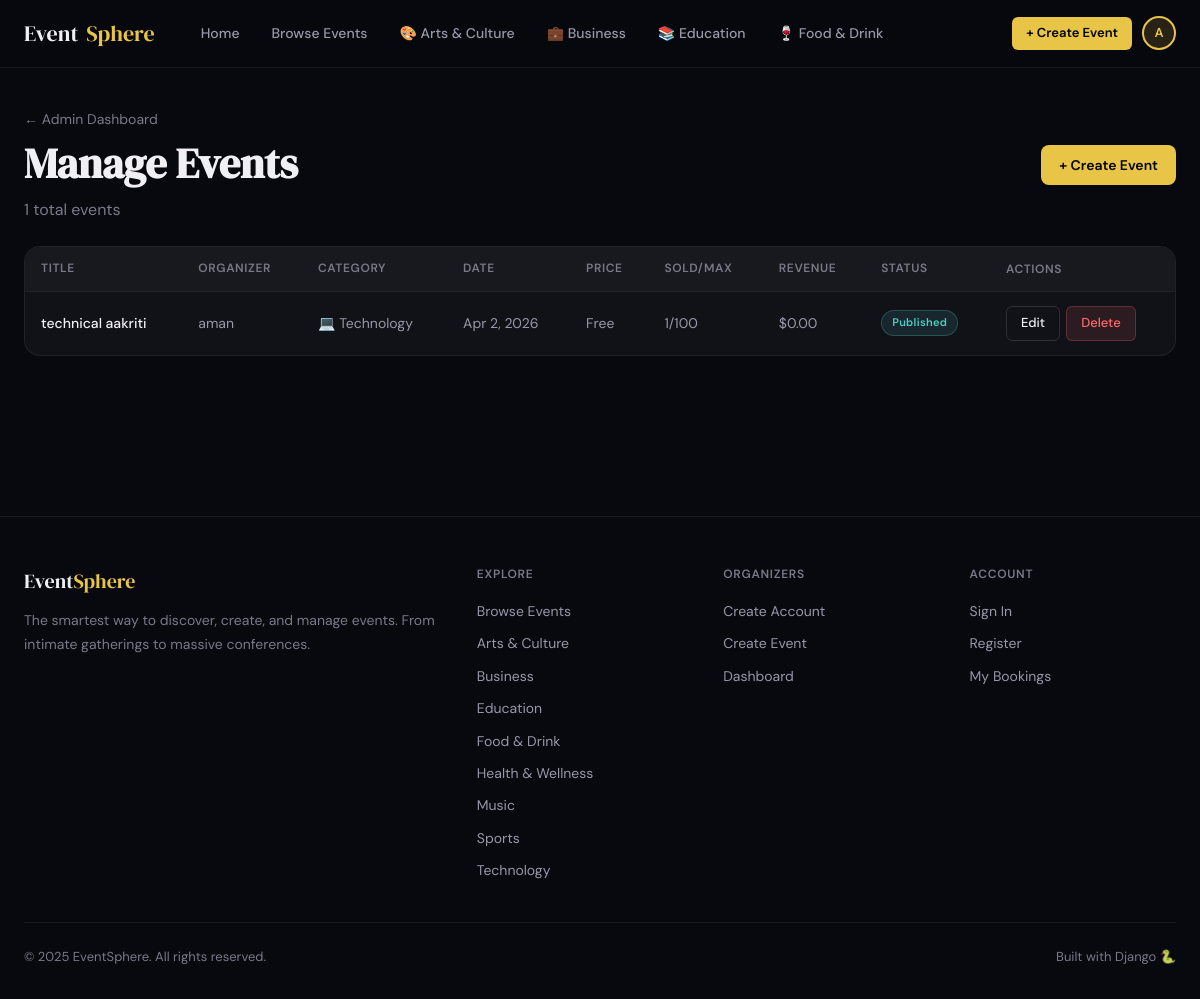
Screenshot of /dashboard/admin/events/ (signed in) with the database file from the repository.
### events/models.py (models this page shows, shortened)
class Category(models.Model):
    name = models.CharField(max_length=100, unique=True)
    slug = models.SlugField(unique=True)
    icon = models.CharField(max_length=50, default='🎪')
    color = models.CharField(max_length=7, default='#e8c547')
    class Meta:
        verbose_name_plural = 'Categories'
        ordering = ['name']

class Event(models.Model):
    STATUS_CHOICES = [
        ('draft', 'Draft'),
        ('published', 'Published'),
        ('cancelled', 'Cancelled'),
        ('completed', 'Completed'),
    ]
    id = models.UUIDField(primary_key=True, default=uuid.uuid4, editable=False)
    organizer = models.ForeignKey(settings.AUTH_USER_MODEL, on_delete=models.CASCADE, related_name='events')
    title = models.CharField(max_length=200)
    slug = models.SlugField(max_length=220, unique=True, blank=True)
    description = models.TextField()
    category = models.ForeignKey(Category, on_delete=models.SET_NULL, null=True, related_name='events')
    image = models.ImageField(upload_to='event_images/', blank=True, null=True)
    location = models.CharField(max_length=300)
    venue_name = models.CharField(max_length=200, blank=True)
    date = models.DateField()
    time = models.TimeField()
    end_time = models.TimeField(blank=True, null=True)
    ticket_price = models.DecimalField(max_digits=10, decimal_places=2, default=0.00)
    max_attendees = models.PositiveIntegerField(default=100)
    available_tickets = models.PositiveIntegerField(default=100)
    status = models.CharField(max_length=20, choices=STATUS_CHOICES, default='published')
    is_featured = models.BooleanField(default=False)
    created_at = models.DateTimeField(auto_now_add=True)
    updated_at = models.DateTimeField(auto_now=True)
    class Meta:
        ordering = ['date', 'time']
    def tickets_sold(self):
        return self.max_attendees - self.available_tickets
    def revenue(self):
        return self.tickets_sold() * self.ticket_price

### accounts/models.py (models this page shows, shortened)
class User(AbstractUser):
    ROLE_CHOICES = [
        ('user', 'User'),
        ('organizer', 'Organizer'),
        ('admin', 'Admin'),
    ]
    role = models.CharField(max_length=20, choices=ROLE_CHOICES, default='user')
    phone = models.CharField(max_length=20, blank=True)
    bio = models.TextField(blank=True)
    avatar = models.ImageField(upload_to='avatars/', blank=True, null=True)
    organization = models.CharField(max_length=200, blank=True)
    is_verified = models.BooleanField(default=False)
    created_at = models.DateTimeField(auto_now_add=True)
    @property
    def is_organizer(self):
        return self.role == 'organizer'
    @property
    def is_admin_user(self):
        return self.role == 'admin' or self.is_superuser

### dashboard/views.py (the view)
    def wrapper(request, *args, **kwargs):
        if not request.user.is_authenticated:
            return redirect('accounts:login')
        if not request.user.is_admin_user:
            messages.error(request, "Access denied. Admin account required.")
            return redirect('home')
        return view_func(request, *args, **kwargs)

### dashboard/views.py (called while the page is built)
def admin_required(view_func):
    def wrapper(request, *args, **kwargs):
        if not request.user.is_authenticated:
            return redirect('accounts:login')
        if not request.user.is_admin_user:
            messages.error(request, "Access denied. Admin account required.")
            return redirect('home')
        return view_func(request, *args, **kwargs)
    return wrapper

@admin_required
def admin_events(request):
    events = Event.objects.select_related('organizer', 'category').order_by('-created_at')
    return render(request, 'dashboard/admin_events.html', {'events': events})

### events/context_processors.py (called while the page is built)
def categories(request):
    return {'all_categories': Category.objects.all()}

### templates/dashboard/admin_events.html (shortened to what this page needs)
{% extends 'base.html' %}
{% block content %}
<div class="container" style="padding-top:40px;padding-bottom:80px;">
  <div class="flex-between mb-6">
    <div>
      <a href="{% url 'dashboard:admin_dashboard' %}" style="color:var(--text-muted);font-size:14px;display:flex;align-items:center;gap:6px;margin-bottom:8px;">← Admin Dashboard</a>
      <h1 class="page-title">Manage Events</h1>
      <p class="page-subtitle">{{ events.count }} total events</p>
    </div>
    <a href="{% url 'events:create' %}" class="btn btn-primary">+ Create Event</a>
  </div>
  <div class="card">
    <div class="table-wrap" style="border:none;">
      <table>
        <thead><tr><th>Title</th><th>Organizer</th><th>Category</th><th>Date</th><th>Price</th><th>Sold/Max</th><th>Revenue</th><th>Status</th><th>Actions</th></tr></thead>
        <tbody>
          {% for event in events %}
          <tr>
            <td><a href="{% url 'events:detail' event.pk %}" style="font-weight:500;">{{ event.title|truncatechars:30 }}</a></td>
            <td>{{ event.organizer.username }}</td>
            <td>{% if event.category %}{{ event.category.icon }} {{ event.category.name }}{% else %}—{% endif %}</td>
            <td>{{ event.date|date:"M j, Y" }}</td>
            <td>{% if event.ticket_price == 0 %}Free{% else %}${{ event.ticket_price }}{% endif %}</td>
            <td>{{ event.tickets_sold }}/{{ event.max_attendees }}</td>
            <td>${{ event.revenue }}</td>
            <td>
              <span class="badge {% if event.status == 'published' %}badge-teal{% elif event.status == 'draft' %}badge-gray{% elif event.status == 'cancelled' %}badge-red{% else %}badge-orange{% endif %}">
                {{ event.status|capfirst }}
              </span>
            </td>
            <td style="display:flex;gap:6px;">
              <a href="{% url 'events:edit' event.pk %}" class="btn btn-outline btn-sm">Edit</a>
              <a href="{% url 'events:delete' event.pk %}" class="btn btn-danger btn-sm">Delete</a>
            </td>
          </tr>
          {% endfor %}
        </tbody>
      </table>
    </div>
  </div>
</div>
{% endblock %}

### templates/base.html (shortened to what this page needs)
<!DOCTYPE html>
<html lang="en">
<head>
</head>
<body>
<nav class="nav">
  <div class="nav-inner">
    <a href="{% url 'home' %}" class="nav-logo">Event<span>Sphere</span></a>
    <div class="nav-links">
      <a href="{% url 'home' %}" class="nav-link">Home</a>
      <a href="{% url 'events:list' %}" class="nav-link">Browse Events</a>
      {% for cat in all_categories %}
        {% if forloop.counter <= 4 %}
          <a href="{% url 'events:by_category' cat.slug %}" class="nav-link">{{ cat.icon }} {{ cat.name }}</a>
        {% endif %}
      {% endfor %}
    </div>
    <div class="nav-actions">
      {% if user.is_authenticated %}
        {% if user.is_organizer or user.is_superuser %}
          <a href="{% url 'events:create' %}" class="btn btn-primary btn-sm">+ Create Event</a>
        {% endif %}
        <div class="dropdown">
          <div class="nav-avatar">{{ user.first_name|first|upper }}{{ user.last_name|first|upper }}</div>
        </div>
      {% else %}
        <a href="{% url 'accounts:login' %}" class="btn btn-ghost btn-sm">Login</a>
        <a href="{% url 'accounts:register' %}" class="btn btn-primary btn-sm">Sign Up</a>
      {% endif %}
    </div>
  </div>
</nav>
<main>
  {% block content %}{% endblock %}
</main>
<footer class="footer">
  <div class="container">
    <div class="footer-grid">
      <div>
        <div class="footer-brand">Event<span>Sphere</span></div>
        <p class="footer-desc">The smartest way to discover, create, and manage events. From intimate gatherings to massive conferences.</p>
      </div>
      <div>
        <div class="footer-heading">Explore</div>
        <div class="footer-links">
          <a href="{% url 'events:list' %}" class="footer-link">Browse Events</a>
          {% for cat in all_categories %}
            <a href="{% url 'events:by_category' cat.slug %}" class="footer-link">{{ cat.name }}</a>
          {% endfor %}
        </div>
      </div>
      <div>
        <div class="footer-heading">Organizers</div>
        <div class="footer-links">
          <a href="{% url 'accounts:register_organizer' %}" class="footer-link">Create Account</a>
          <a href="{% url 'events:create' %}" class="footer-link">Create Event</a>
          <a href="{% url 'dashboard:organizer_dashboard' %}" class="footer-link">Dashboard</a>
        </div>
      </div>
      <div>
        <div class="footer-heading">Account</div>
        <div class="footer-links">
          <a href="{% url 'accounts:login' %}" class="footer-link">Sign In</a>
          <a href="{% url 'accounts:register' %}" class="footer-link">Register</a>
          <a href="{% url 'dashboard:user_dashboard' %}" class="footer-link">My Bookings</a>
        </div>
      </div>
    </div>
    <div class="footer-bottom">
      <span>© 2025 EventSphere. All rights reserved.</span>
      <span>Built with Django 🐍</span>
    </div>
  </div>
</footer>
</body>
</html>

### rows the page displays
Category: icon "🎨", name "Arts & Culture"
Category: icon "💼", name "Business"
Category: icon "📚", name "Education"
Category: icon "🍷", name "Food & Drink"
User: first_name|first "A"
Event: title "technical aakriti", organizer.username "aman", category.icon "💻", category.name "Technology", date "Apr 2, 2026", shows "Free", tickets_sold "1", max_attendees "100", revenue "0.00", status "Published"
Category: name "Health & Wellness"
Category: name "Music"
Category: name "Sports"
Category: name "Technology"

### other values shown
{{ events.count }} "1"
